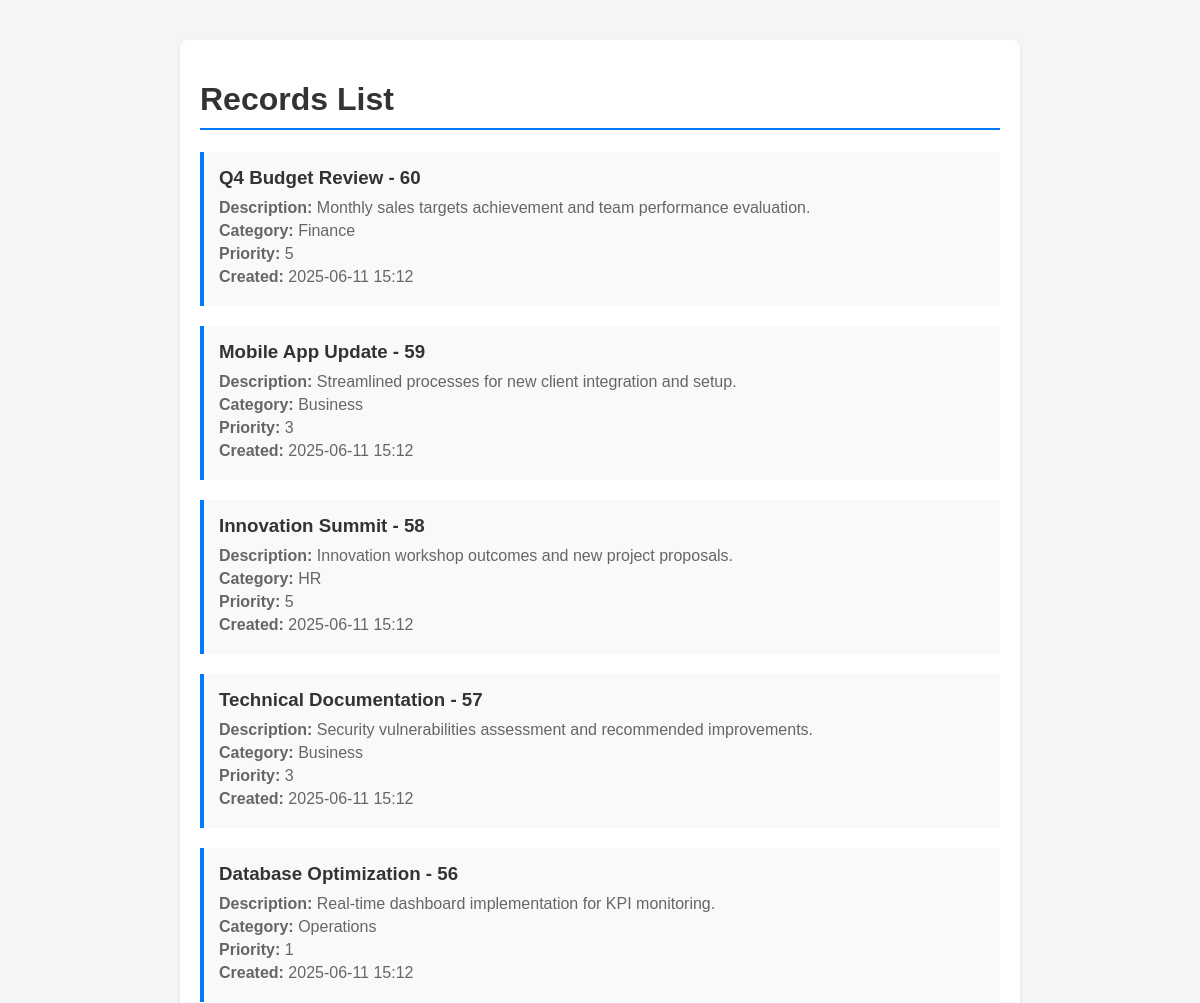
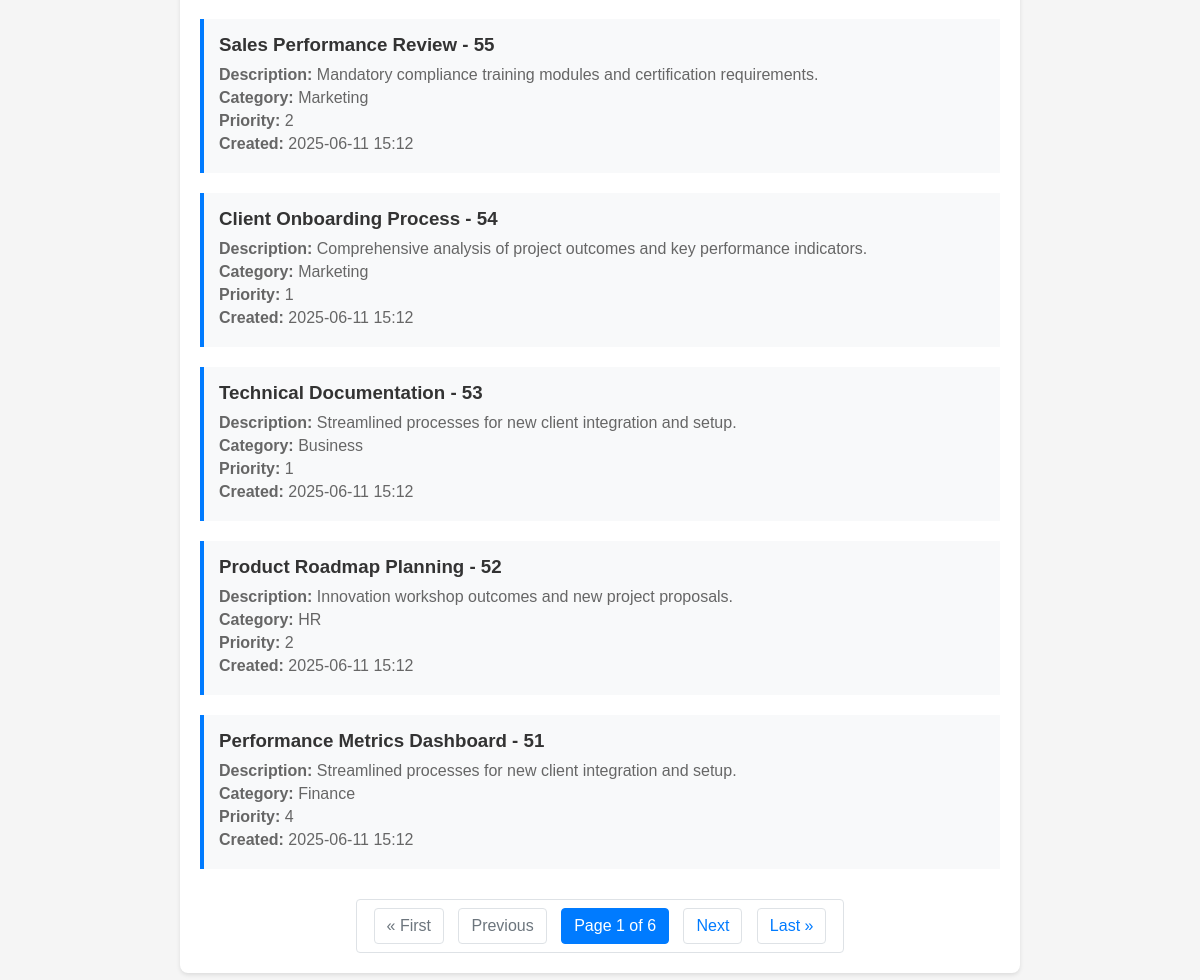
The app's page /records/ with its own data (2 pictures, top to bottom).
### records/models.py (models this page shows, shortened)
class Record(models.Model):
    title = models.CharField(max_length=200)
    description = models.TextField()
    created_at = models.DateTimeField(auto_now_add=True)
    category = models.CharField(max_length=50, default='General')
    priority = models.IntegerField(default=1)
    class Meta:
        ordering = ['-created_at']

### records/views.py (the view)
# urls.py: path('', views.record_list, name='record_list'),
def record_list(request):
    records = Record.objects.all()
    paginator = Paginator(records, 10)  # Show 10 records per page
    page_number = request.GET.get('page')
    page_obj = paginator.get_page(page_number)
    return render(request, 'records/record_list.html', {'page_obj': page_obj})

### records/templates/records/record_list.html (shortened to what this page needs)
<!DOCTYPE html>
<html>
<head>
</head>
<body>
    <div class="container">
        <h1>Records List</h1>
        {% for record in page_obj %}
        <div class="record">
            <h3>{{ record.title }}</h3>
            <p><strong>Description:</strong> {{ record.description }}</p>
            <p><strong>Category:</strong> {{ record.category }}</p>
            <p><strong>Priority:</strong> {{ record.priority }}</p>
            <p><strong>Created:</strong> {{ record.created_at|date:"Y-m-d H:i" }}</p>
        </div>
        {% endfor %}
        <div class="pagination">
            <span class="step-links">
                {% if page_obj.has_previous %}
                    <a href="?page=1">&laquo; First</a>
                    <a href="?page={{ page_obj.previous_page_number }}">Previous</a>
                {% else %}
                    <span class="disabled">&laquo; First</span>
                    <span class="disabled">Previous</span>
                {% endif %}
                <span class="current">
                    Page {{ page_obj.number }} of {{ page_obj.paginator.num_pages }}
                </span>
                {% if page_obj.has_next %}
                    <a href="?page={{ page_obj.next_page_number }}">Next</a>
                    <a href="?page={{ page_obj.paginator.num_pages }}">Last &raquo;</a>
                {% else %}
                    <span class="disabled">Next</span>
                    <span class="disabled">Last &raquo;</span>
                {% endif %}
            </span>
        </div>
    </div>
</body>
</html>

### records/templates/records/record_list.html (style rules this page uses)
body { font-family: Arial, sans-serif; margin: 40px; background-color: #f5f5f5; }
.container { max-width: 800px; margin: 0 auto; background-color: white; padding: 20px; border-radius: 8px; box-shadow: 0 2px 4px rgba(0,0,0,0.1); }
h1 { color: #333; border-bottom: 2px solid #007bff; padding-bottom: 10px; }
.record { margin: 20px 0; padding: 15px; border-left: 4px solid #007bff; background-color: #f8f9fa; }
.record h3 { margin: 0 0 10px 0; color: #333; }
.record p { margin: 5px 0; color: #666; }
.pagination { margin-top: 30px; text-align: center; }
.pagination a, .pagination span { display: inline-block; padding: 8px 12px; margin: 0 5px; text-decoration: none; color: #007bff; border: 1px solid #dee2e6; border-radius: 4px; }
.pagination .current { background-color: #007bff; color: white; border-color: #007bff; }
.pagination .disabled { color: #6c757d; cursor: not-allowed; }

### records on screen
Record: title "Q4 Budget Review - 60", description "Monthly sales targets achievement and team performance evaluation.", category "Finance", priority "5", created_at "2025-06-11 15:12"
Record: title "Mobile App Update - 59", description "Streamlined processes for new client integration and setup.", category "Business", priority "3", created_at "2025-06-11 15:12"
Record: title "Innovation Summit - 58", description "Innovation workshop outcomes and new project proposals.", category "HR", priority "5", created_at "2025-06-11 15:12"
Record: title "Technical Documentation - 57", description "Security vulnerabilities assessment and recommended improvements.", category "Business", priority "3", created_at "2025-06-11 15:12"
Record: title "Database Optimization - 56", description "Real-time dashboard implementation for KPI monitoring.", category "Operations", priority "1", created_at "2025-06-11 15:12"
Record: title "Sales Performance Review - 55", description "Mandatory compliance training modules and certification requirements.", category "Marketing", priority "2", created_at "2025-06-11 15:12"
Record: title "Client Onboarding Process - 54", description "Comprehensive analysis of project outcomes and key performance indicators.", category "Marketing", priority "1", created_at "2025-06-11 15:12"
Record: title "Technical Documentation - 53", description "Streamlined processes for new client integration and setup.", category "Business", priority "1", created_at "2025-06-11 15:12"
Record: title "Product Roadmap Planning - 52", description "Innovation workshop outcomes and new project proposals.", category "HR", priority "2", created_at "2025-06-11 15:12"
Record: title "Performance Metrics Dashboard - 51", description "Streamlined processes for new client integration and setup.", category "Finance", priority "4", created_at "2025-06-11 15:12"

### other values on screen
{{ page_obj.number }} "1"
{{ page_obj.paginator.num_pages }} "6"
